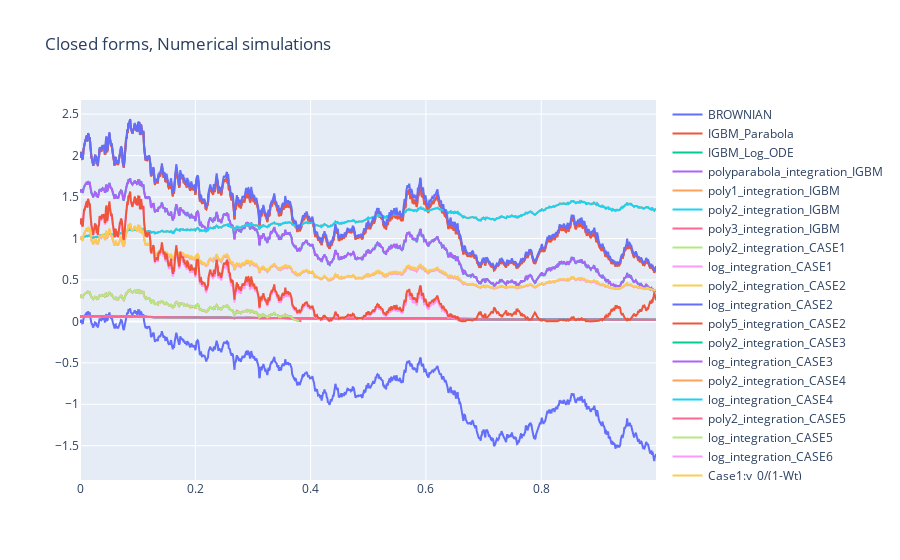

The cell this chart's notebook holds for it:
### Code cell
"""
Inhomogeneous Geometric Brownian Motion
dy_t = a(b-y_t) + sigma y_t dW_t
IGBM_Parabola: 
    Closed-form formula linking y_t to y_{t+dt}, replace W_t by Parabola_t
IGBM_Log_ODE: 
    Log ODE method
polyparabola_integration_IGBM:
    Same as the poly2_integration one but using dParabola_u = (W_1 + (6-u)H_1)du
polyn_integration_IGBM:
    Numerical scheme obtained by replacing dW_t by dW^n_t
    
    
Different SDEs
Case1: 
dy_t = y_t^2 dW_t, y_0 = 1
=> y_t = 1/(1-W_t)

Case2 (GBM):
dy_t = y_tdt + y_t dW_t, y_0 = 2
=> y_t = 2exp(1/2t + W_t)


Case3:
dy_t = sin(y_t) dW_t, y_0 = PI/2

Case4 (CIR Process):
dy_t = (1.2-y_t) + 0.2sqrt(y_t)dW_t, y_0 = 1.

Case5:
A modified Wright-Fishcer Model
dy_t = y_t(1-y_t)dt + sqrt(y_t(1-y_t))dW_t, y_0 € ]0,1[, y_0 = 0.3

Case6:
dy_t = dt + 2sqrt(y_t)dW_t
y_t = (sqrt(y_0) + W_t)^2
"""
fig = go.Figure()
for path_name in possible_paths:
    if path_name in possible_paths:
        path = paths_dic[path_name]
        fig.add_trace(go.Scatter(x=grid, y=np.array(list(map(f_map(path, 1), grid))),
                        mode='lines',
                        name=path_name))
#Case1
f = (lambda w : 1/(1-w))
fig.add_trace(go.Scatter(x=grid, y=f(np.array(list(map(f_map(paths_dic['BROWNIAN'], 1), grid)))),
                        mode='lines',
                        name='Case1:y_0/(1-Wt)'))    
#Case2
f = (lambda t, w : 2*np.exp(0.5*t + w))
fig.add_trace(go.Scatter(x=grid, y = f(grid, np.array(list(map(f_map(paths_dic['BROWNIAN'], 1), grid)))),
                        mode='lines',
                        name='Case2:y_0exp(1/2t + Wt)'))

#Case6
f = (lambda w : (1.2**0.5 + w)**2)
fig.add_trace(go.Scatter(x=grid, y = f(np.array(list(map(f_map(paths_dic['BROWNIAN'], 1), grid)))),
                        mode='lines',
                        name='Case6:(sqrt(y_0) + Wt)^2'))
fig.update_layout(title="Closed forms, Numerical simulations")

fig.show()

### Figure 1 — Plotly figure (JSON) as saved in the notebook; plotly's stock layout.template omitted (floating-point values rounded to 4 significant figures; data arrays with more than 128 entries replaced by an {"elided": "..."} marker saying what was removed)
{"data": [{"mode": "lines", "name": "BROWNIAN", "type": "scatter", "x": {"elided": "1000 float values"}, "y": {"elided": "1000 float values"}}, {"mode": "lines", "name": "IGBM_Parabola", "type": "scatter", "x": {"elided": "1000 float values"}, "y": {"elided": "1000 float values"}}, {"mode": "lines", "name": "IGBM_Log_ODE", "type": "scatter", "x": {"elided": "1000 float values"}, "y": {"elided": "1000 float values"}}, {"mode": "lines", "name": "polyparabola_integration_IGBM", "type": "scatter", "x": {"elided": "1000 float values"}, "y": {"elided": "1000 float values"}}, {"mode": "lines", "name": "poly1_integration_IGBM", "type": "scatter", "x": {"elided": "1000 float values"}, "y": {"elided": "1000 float values"}}, {"mode": "lines", "name": "poly2_integration_IGBM", "type": "scatter", "x": {"elided": "1000 float values"}, "y": {"elided": "1000 float values"}}, {"mode": "lines", "name": "poly3_integration_IGBM", "type": "scatter", "x": {"elided": "1000 float values"}, "y": {"elided": "1000 float values"}}, {"mode": "lines", "name": "poly2_integration_CASE1", "type": "scatter", "x": {"elided": "1000 float values"}, "y": {"elided": "1000 float values"}}, {"mode": "lines", "name": "log_integration_CASE1", "type": "scatter", "x": {"elided": "1000 float values"}, "y": {"elided": "1000 float values"}}, {"mode": "lines", "name": "poly2_integration_CASE2", "type": "scatter", "x": {"elided": "1000 float values"}, "y": {"elided": "1000 float values"}}, {"mode": "lines", "name": "log_integration_CASE2", "type": "scatter", "x": {"elided": "1000 float values"}, "y": {"elided": "1000 float values"}}, {"mode": "lines", "name": "poly5_integration_CASE2", "type": "scatter", "x": {"elided": "1000 float values"}, "y": {"elided": "1000 float values"}}, {"mode": "lines", "name": "poly2_integration_CASE3", "type": "scatter", "x": {"elided": "1000 float values"}, "y": {"elided": "1000 float values"}}, {"mode": "lines", "name": "log_integration_CASE3", "type": "scatter", "x": {"elided": "1000 float values"}, "y": {"elided": "1000 float values"}}, {"mode": "lines", "name": "poly2_integration_CASE4", "type": "scatter", "x": {"elided": "1000 float values"}, "y": {"elided": "1000 float values"}}, {"mode": "lines", "name": "log_integration_CASE4", "type": "scatter", "x": {"elided": "1000 float values"}, "y": {"elided": "1000 float values"}}, {"mode": "lines", "name": "poly2_integration_CASE5", "type": "scatter", "x": {"elided": "1000 float values"}, "y": {"elided": "1000 float values"}}, {"mode": "lines", "name": "log_integration_CASE5", "type": "scatter", "x": {"elided": "1000 float values"}, "y": {"elided": "1000 float values"}}, {"mode": "lines", "name": "log_integration_CASE6", "type": "scatter", "x": {"elided": "1000 float values"}, "y": {"elided": "1000 float values"}}, {"mode": "lines", "name": "Case1:y_0/(1-Wt)", "type": "scatter", "x": {"elided": "1000 float values"}, "y": {"elided": "1000 float values"}}, {"mode": "lines", "name": "Case2:y_0exp(1/2t + Wt)", "type": "scatter", "x": {"elided": "1000 float values"}, "y": {"elided": "1000 float values"}}, {"mode": "lines", "name": "Case6:(sqrt(y_0) + Wt)^2", "type": "scatter", "x": {"elided": "1000 float values"}, "y": {"elided": "1000 float values"}}], "layout": {"title": {"text": "Closed forms, Numerical simulations"}}}
